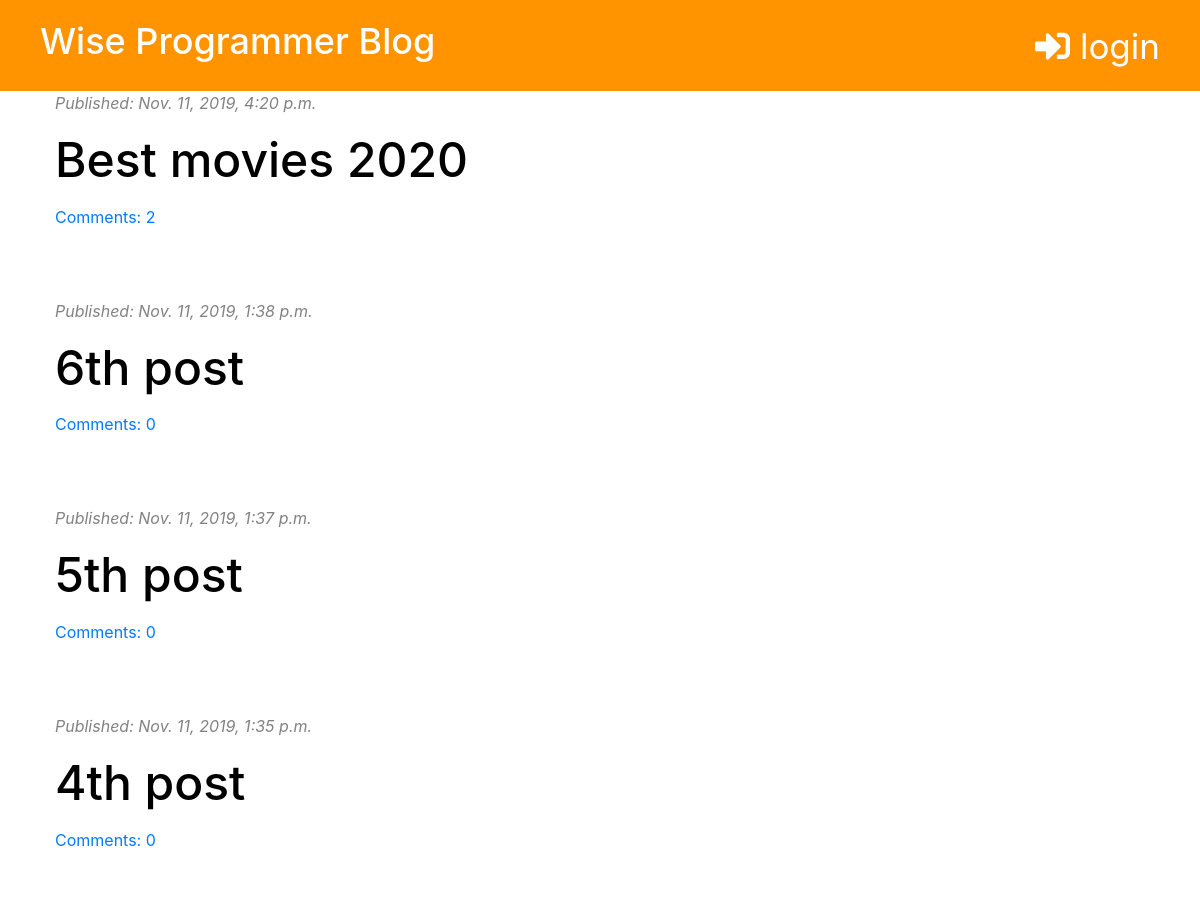
The app's page / (upper part), older data.
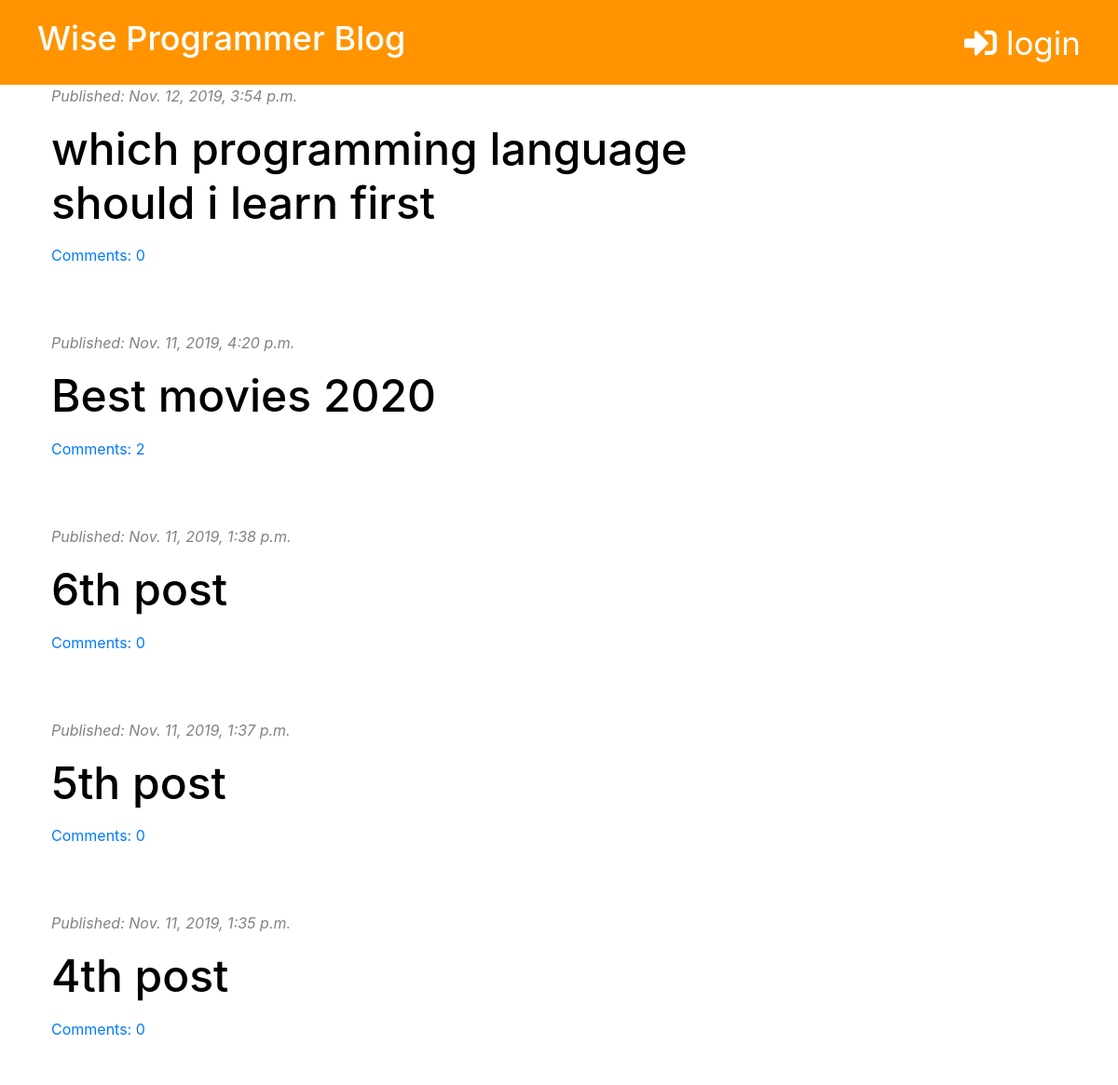
The same page, newer data.
### blog/models.py (models this page shows, shortened)
class Post(models.Model):
    author = models.ForeignKey('auth.User', on_delete=models.CASCADE)
    title = models.CharField(max_length=10000)
    text = models.TextField()
    created_date = models.DateTimeField(default=timezone.now)
    published_date = models.DateTimeField(blank=True, null=True)
    def approved_comments(self):
        return self.comments.filter(approved=True)

### blog/views.py (the view)
# urls.py: path('', views.post_list, name='post_list'),
def post_list(request):
    posts = Post.objects.filter(
        published_date__lte=timezone.now()).order_by('-published_date')
    stuff_for_frontend = {'posts': posts}
    return render(request, 'blog/post_list.html', stuff_for_frontend)

### blog/templatetags/markdownify.py (called while the page is built)
@register.filter
def markdown(value):
    renderer = HighlightRenderer()
    markdown = mistune.Markdown(renderer=renderer)
    return markdown(value)

### blog/templates/blog/post_list.html (shortened to what this page needs)
{% extends 'blog/base.html' %}
{% load markdownify %}
{% block content%}
{% for post in posts %}
<div class="post">
  <div class="date">
    <p>
      <em> Published: {{ post.published_date }} </em>
    </p>
  </div>
  <h1>
    <a href="{% url 'post_detail' pk=post.pk %}">{{ post.title }}</a>
  </h1>
<div>
  <a href="{% url 'post_detail' pk=post.pk%}">Comments: {{ post.approved_comments.count }}</a>
</div>
</div>
{% endfor %} {% endblock %}

Row changes from the older to the newer data that the page shows:
added Post: published_date "Nov. 12, 2019, 3:54 p.m.", title "which programming language should i learn first", approved_comments.count "0"
